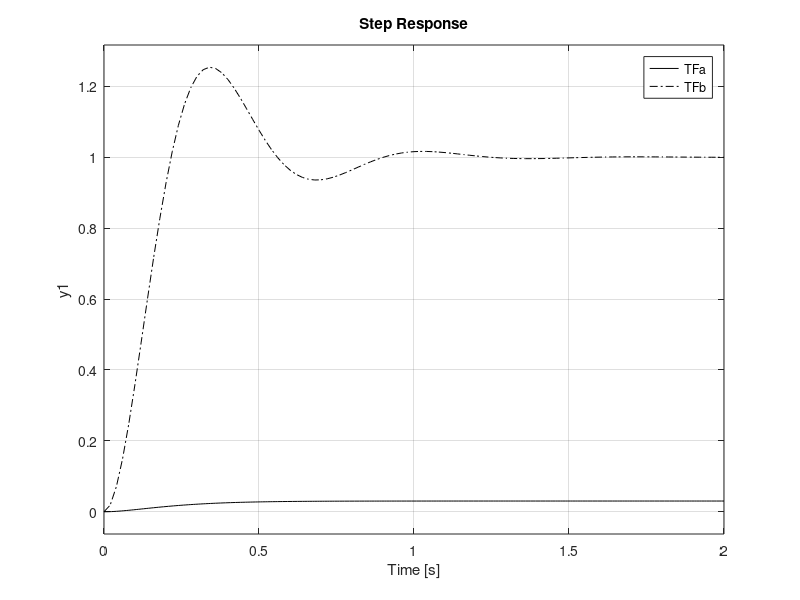

This chart was generated by the following MATLAB code: (Note: this script raises an error after producing the figure.)
%%
H = tf(1,1); 
K = 2; 
G = tf([0 0 K], conv([0 1 8], [0 1 8])); 
TFa = feedback(G, H); 

H = tf(1,1); 
K = 100; 
G = tf([0 0 K], conv([0 1 0], [0 1 8])); 
TFb = feedback(G,H); 

figure(1); 
clf; 
step(TFa, 'k-', TFb, 'k-.'); 
legend( '(a) K = 2', '(b) K = 100', 0); 